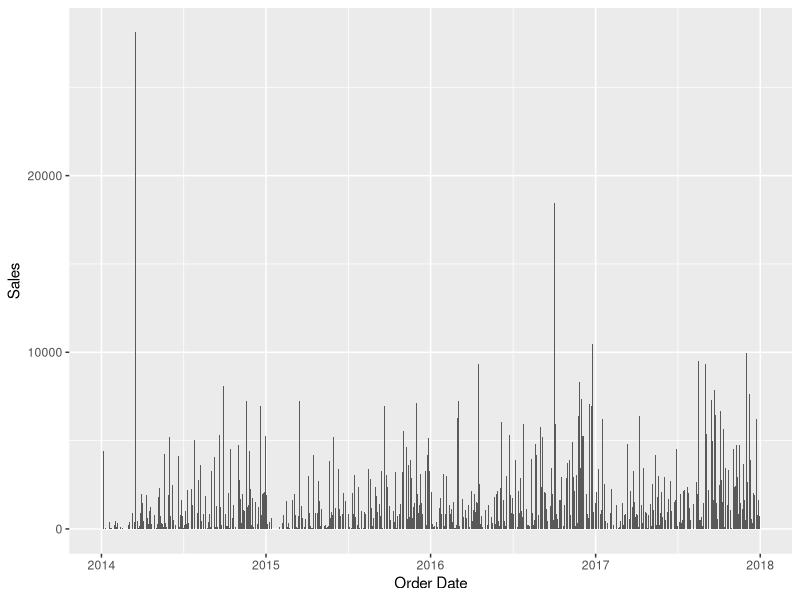

Write the R code that produced this figure. (Note: this script raises an error after producing the figure.)
## ---- chunk 1
knitr::opts_chunk$set(echo = TRUE)
## ---- chunk 2
library(readxl)
## ---- chunk 3
df_order = read_xls('superstore.xls', sheet = 'Orders', col_names = TRUE)
df_return = read_xls('superstore.xls', sheet='Returns', col_names = TRUE)
df_people = read_xls('superstore.xls', sheet='People', col_names = TRUE)
## ---- chunk 4
head(df_order)
## ---- chunk 5
head(df_return)
## ---- chunk 6
head(df_people)
## ---- chunk 7
str(df_order)
## ---- chunk 8
summary(df_order)
## ---- chunk 9
apply(is.na(df_order), 2, sum)
## ---- chunk 10
cat(length(unique(df_order$Segment)), 'unique values in Segment: ', unique(df_order$Segment), '\n')
cat(length(unique(df_order$`Ship Mode`)), 'unique values in Ship Mode: ', unique(df_order$`Ship Mode`), '\n')
cat(length(unique(df_order$Country)), 'unique values in Country: ', unique(df_order$Country), '\n')
cat(length(unique(df_order$City)), 'unique values in City', '\n')
cat(length(unique(df_order$State)), 'unique values in State: ', unique(df_order$State), '\n')
cat(length(unique(df_order$Region)), 'unique values in Region: ', unique(df_order$Region), '\n')
cat(length(unique(df_order$Category)), 'unique values in Category: ', unique(df_order$Category), '\n')
cat(length(unique(df_order$`Sub-Category`)), 'unique values in Sub-Category: ', unique(df_order$`Sub-Category`), '\n')
## ---- chunk 11
str(df_return)
## ---- chunk 12
summary(df_return)
## ---- chunk 13
apply(is.na(df_return), 2, sum)
## ---- chunk 14
cat(length(unique(df_return$Returned)), 'unique values in Returned:', unique(df_return$Returned))
## ---- chunk 15
df = dplyr::full_join(df_order, df_return, by="Order ID")
df = dplyr::full_join(df, df_people, by="Region")
df$`Order Date` = as.Date.character(df$`Order Date`, format="%Y-%m-%d")
df$`Ship Date` = as.Date(df$`Ship Date`, format="%Y-%m-%d")
df
## ---- chunk 16
df_monthly_sales_profit = as.data.frame(subset.data.frame(df, select=c('Order Date', 'Sales', 'Profit')))
dim(df_monthly_sales_profit)
df_monthly_sales_profit[order(df_monthly_sales_profit$`Order Date`),]

library(ggplot2)
ggplot(data=df_monthly_sales_profit, aes(x=`Order Date`, y=Sales)) + geom_col(size=10)
## ---- chunk 17
df_sales_groupby_orderdate = df_monthly_sales_profit %>% group_by(`Order Date`) %>% summarise(Sales)
